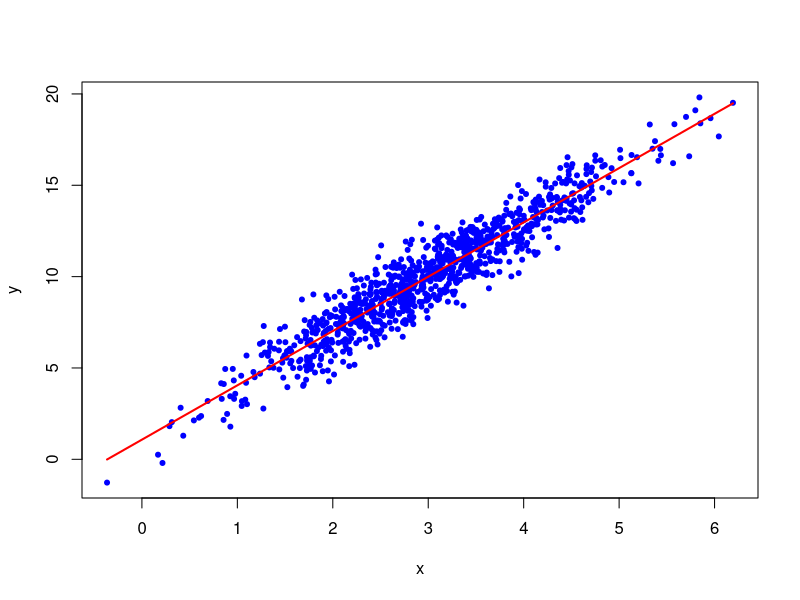
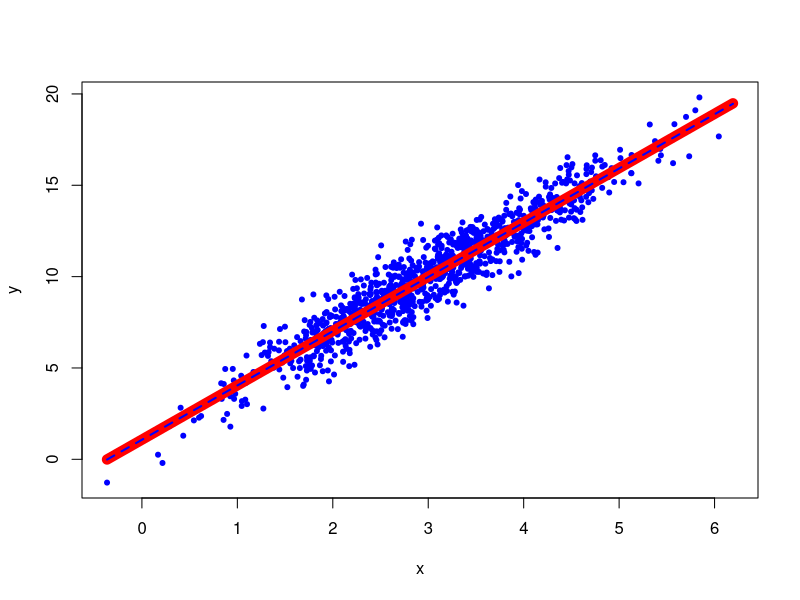

Generate these figures, in order, with R:
## ---- chunk 1
knitr::opts_chunk$set(tidy.opts = list(width.cutoff=60),
                      tidy = TRUE, 
                      echo = TRUE)
options(width = 60)
## ---- chunk 2
## Generate some data
beta0 <- 1
beta1 <- 3
sigma <- 1
n <- 1000
x <- rnorm(n, 3, 1)
y <- beta0 + x * beta1 + rnorm(n, mean = 0, sd = sigma)
# plot(x, y, col = "blue", pch = 20)

## Make the log normal likelihood function
logNormLikelihood <- function(pars, x, y){
  beta0 <- pars[1]
  beta1 <- pars[2]
  sigma <- pars[3]
  mu <- beta0 + beta1 * x
  return(sum(dnorm(y, mu, sigma, log = TRUE)))
}

## The optimization
optimOut <- optim(c(0, -1, 0.1),
                  logNormLikelihood,
                  x = x, y = y,
                  control = list(fnscale = -1))
beta0Hat <- optimOut$par[1]
beta1Hat <- optimOut$par[2]
sigmaHat <- optimOut$par[3]
yHat <- beta0Hat + beta1Hat * x

## Plot
plot(x, y, pch = 20, col = "blue")
points(sort(x), yHat[order(x)], type = "l", col = "red", lwd = 2)
## ---- chunk 3
myLM <- lm(y~x)
myLMCoef <- myLM$coefficients
yHatOLS <- myLMCoef[1] + myLMCoef[2] * x
plot(x, y, pch = 20, col = "blue")
points(sort(x), yHat[order(x)], type = "l", col = "red", lwd = 10)
points(sort(x), yHatOLS[order(x)], type = "l",
       col = "blue", lty="dashed", lwd = 2, pch = 20)
